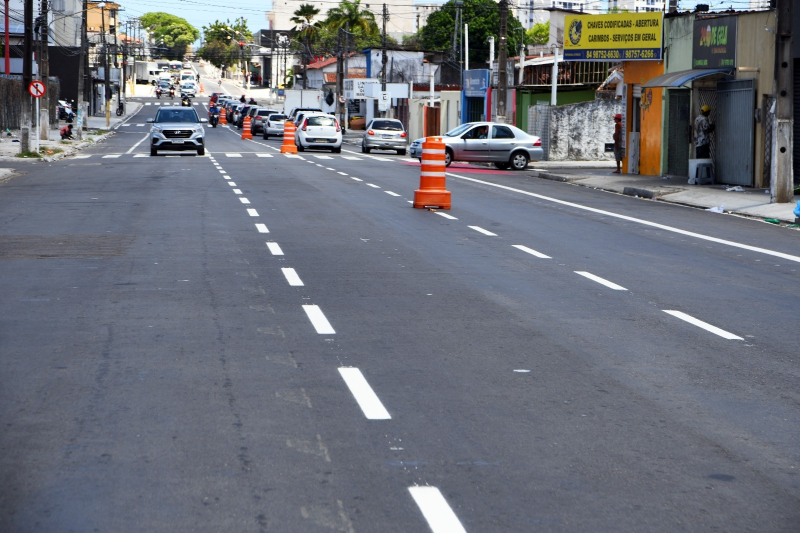
#> input picture raspberry_codes/Testes_opencv/img.jpg, 1600 x 1066 px, given in place of the camera (shown at 1/2 size)
$ python main.py
#> lines starting #> are read from the running program, lines starting #| are printed output that depends on the picture; after the words box and inside, x2 and y2 are one past the last pixel; in counts of white or black regions, pixels touching at a corner belong together
### raspberry_codes/Testes_opencv/imgpros.py
import cv2
import numpy as np

import cv2
import numpy as np

def processing(img):
    # 1. Converter para HLS de uma só vez (já era rápido)
    hls_img = cv2.cvtColor(img, cv2.COLOR_BGR2HLS)

    # Extrair o canal L (Luminosidade) para facilitar a manipulação
    # hls_img é um array NumPy de shape (altura, largura, 3)
    # hls_img[:, :, 1] seleciona o canal de índice 1 (L) para todos os pixels
    h_channel = hls_img[:, :, 0]
    l_channel = hls_img[:, :, 1].astype(np.float32) # Converte para float para a divisão
    s_channel = hls_img[:, :, 2]

    # 2. Otimização 1: Substituir o primeiro loop `for` por máscaras NumPy
    # Criar uma máscara booleana para pixels onde a luminosidade > 220
    mask_bright = l_channel > 220

    # Onde a máscara é True (l > 220), definir L para 255
    l_channel[mask_bright] = 255
    # Onde a máscara é False (l <= 220), dividir L por 2
    # O operador '~' inverte a máscara booleana
    l_channel[~mask_bright] /= 2

    # Remontar a imagem HLS com o canal L modificado
    # E converter de volta para inteiro de 8 bits
    final_hls = cv2.merge([h_channel, l_channel.astype(np.uint8), s_channel])

    # 3. Converter de volta para BGR e depois para GRAY (já era rápido)
    bgr_img = cv2.cvtColor(final_hls, cv2.COLOR_HLS2BGR)
    gray_img = cv2.cvtColor(bgr_img, cv2.COLOR_BGR2GRAY)

    # 4. Otimização 2: Substituir o segundo loop `for` por indexação booleana
    # Para todos os pixels com valor >= 200, atribuir 255
    gray_img[gray_img >= 200] = 255
    # Para todos os pixels com valor < 100, atribuir 0
    gray_img[gray_img < 100] = 0

    # 5. Aplicar o detector de bordas Canny (já era rápido)
    # A cópia aqui é desnecessária, Canny não modifica o array de entrada
    edges = cv2.Canny(gray_img, 400, 400)

    return edges, gray_img

### raspberry_codes/Testes_opencv/main.py
import cv2
import numpy as np
import imgpros
#Transforma a imagem em algo legivel para o meu progama( no caso um objeto)
caminho_arquivo = "C:\\Users\\cdavi\\OneDrive\\Documentos\\PlatformIO\\Projects\\teste_semear\\raspberry_codes\\Testes\\image.png"
#image = cv2.imread(caminho_arquivo)
cap = cv2.VideoCapture(0)
while(1):
    ret, image = cap.read()
#> image is the input picture: shape (1066, 1600, 3); mean B, G, R 120.7, 112.2, 108.8
    if image is None:
        print("Imagem não Carregou")
    else:
        #Adquire as Dimensões da imagem (altura e Largura)
        height,width = image.shape[:2]
#> height = 1066; width = 1600
        print(f"Altura {height}, Largura: {width}")
#| Altura 1066, Largura: 1600


        out_raw = image.copy()

        edges , teste = imgpros.processing(out_raw)
#> in processing, `hls_img = cv2.cvtColor(img, cv2.COLOR_BGR2HLS)`: hls_img: shape (1066, 1600, 3); mean of channels 0, 1, 2 101.3, 115.1, 36.6
#> in processing, `h_channel = hls_img[:, :, 0]`:
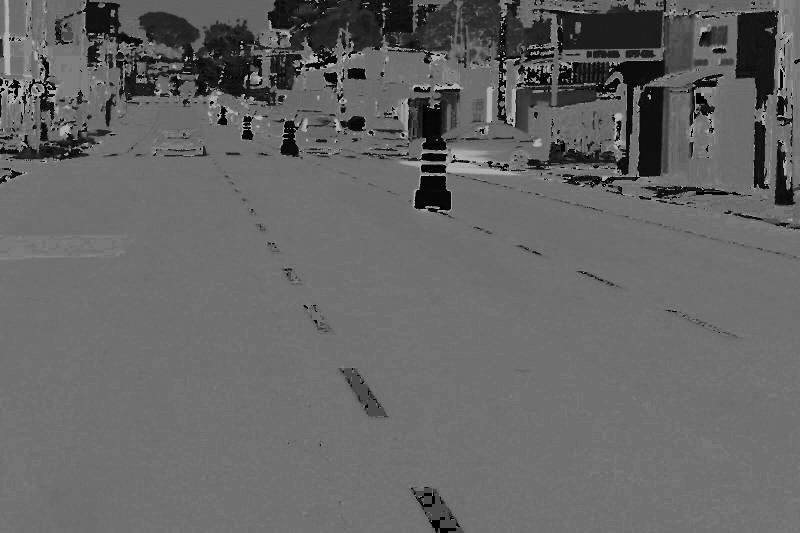
#> h_channel: shape (1066, 1600) (shown at 1/2 size); min 0, max 180, mean 101.3
#> in processing, `s_channel = hls_img[:, :, 2]`:
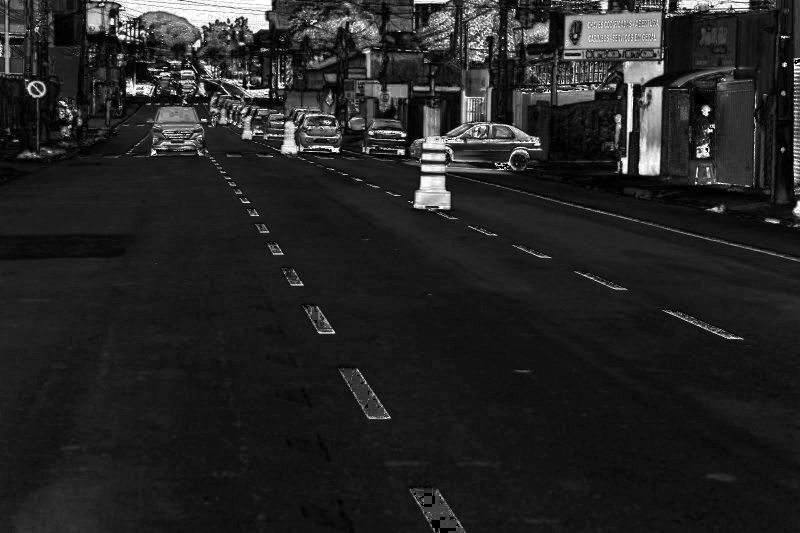
#> s_channel: shape (1066, 1600) (shown at 1/2 size); min 0, max 255, mean 36.6
#> in processing, `mask_bright = l_channel > 220`:
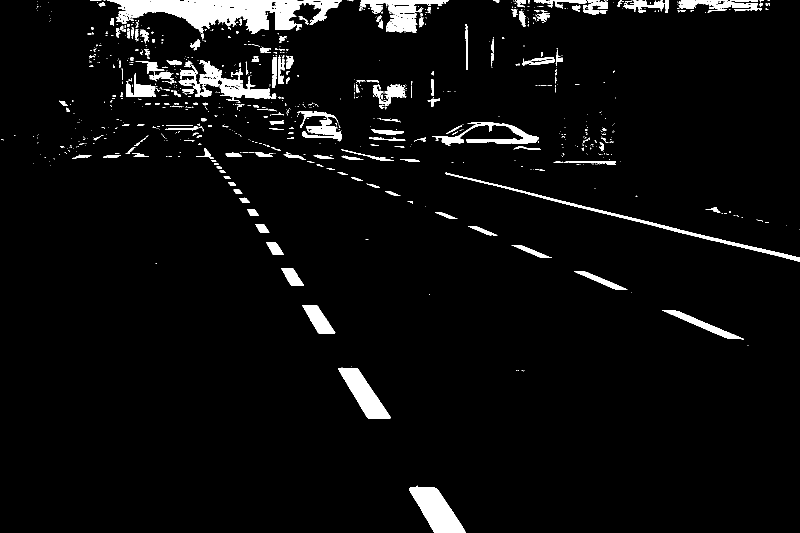
#> mask_bright: shape (1066, 1600) bool (shown at 1/2 size); 4.4% white; 958 white regions (744 under 20 px), largest, box (x1, y1, x2, y2) and area: (214, 0, 677, 68) 15586, (818, 971, 932, 1066) 5584, (676, 735, 781, 838) 4475
#> in processing, `l_channel[mask_bright] = 255`: l_channel: shape (1066, 1600) float32; min 0, max 255, mean 115.8
#> in processing, `final_hls = cv2.merge([h_channel, l_channel.astype(np.uint8), s_channe..`: final_hls: shape (1066, 1600, 3); mean of channels 0, 1, 2 101.3, 63.3, 36.6
#> in processing, `bgr_img = cv2.cvtColor(final_hls, cv2.COLOR_HLS2BGR)`:
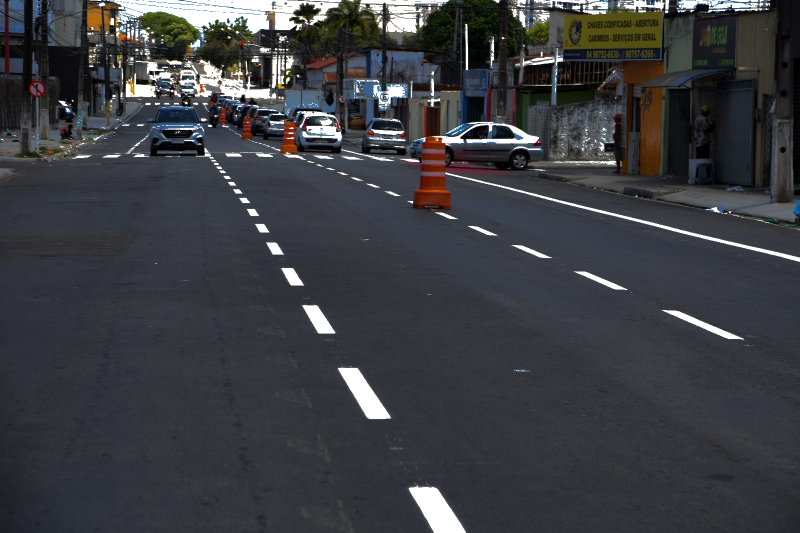
#> bgr_img: shape (1066, 1600, 3) (shown at 1/2 size); mean B, G, R 66.4, 61.8, 60.1
#> in processing, `gray_img[gray_img < 100] = 0`:
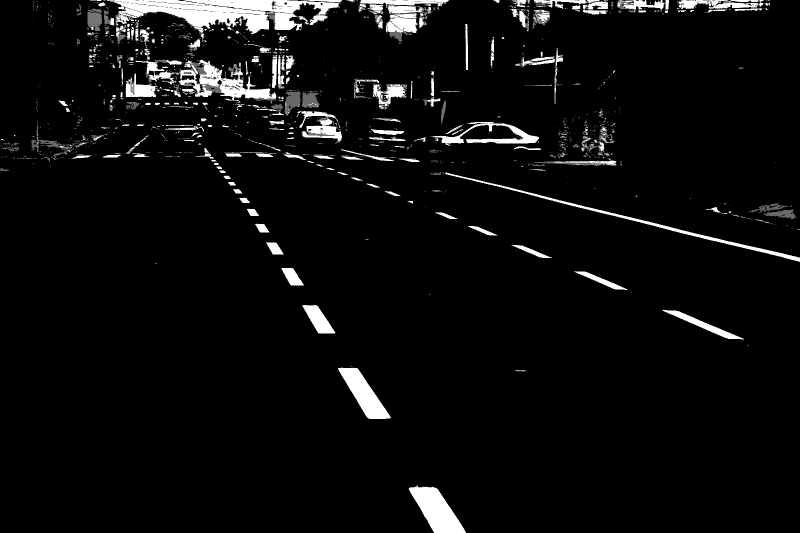
#> gray_img: shape (1066, 1600) (shown at 1/2 size); min 0, max 255, mean 13
#> in processing, `edges = cv2.Canny(gray_img, 400, 400)`:
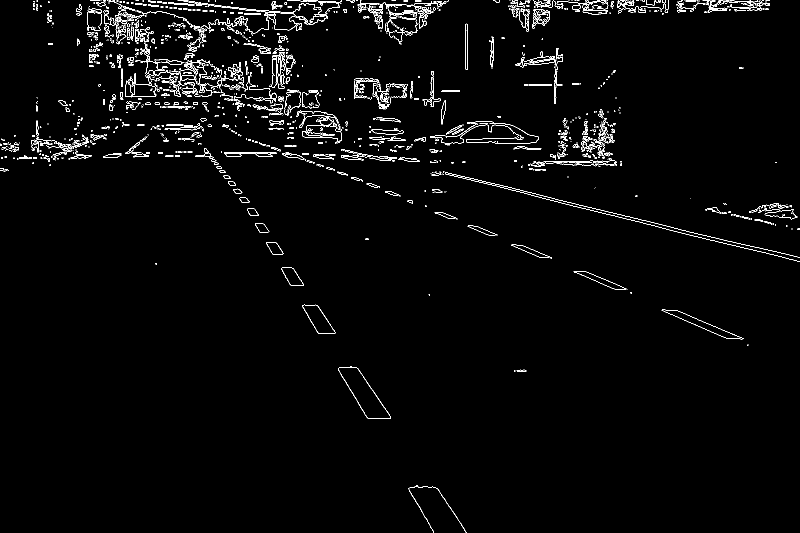
#> edges: shape (1066, 1600) (shown at 1/2 size); 2.1% white in thin lines or dots

        lines = cv2.HoughLinesP(edges,1,(np.pi/180),100,minLineLength=100,maxLineGap=45)
#> lines = 244 rows, first 6: [879, 344, 1115, 403], [1062, 390, 1463, 490], [929, 353, 1221, 425], [491, 304, 809, 315], [1023, 20, 1522, 11], [1034, 9, 1539, 0]
        try:
            for line in lines:
                x_1,y_1,x_2,y_2 = line[0]
                cv2.line(out_raw,(x_1,y_1),(x_2,y_2),(200,0,170),4)
#> this loop made 244 passes
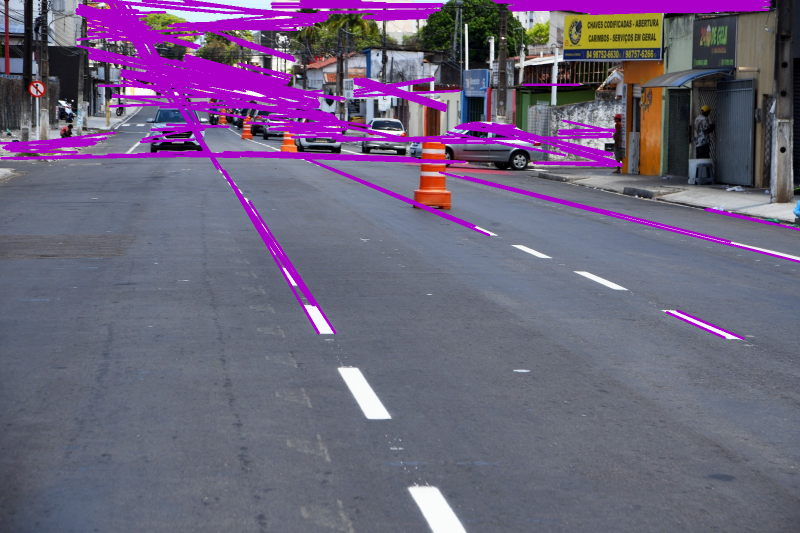
#> out_raw: shape (1066, 1600, 3) (shown at 1/2 size); 8.2% of pixels changed, all inside (x1, y1, x2, y2) = (0, 0, 1600, 680)
        except Exception as e:
            print(e)

        cv2.imshow("Testes2", teste)
        cv2.imshow("Testes", edges)
        cv2.imshow("Teste", out_raw)
        k = cv2.waitKey(30) & 0xff
#> (key Esc is pressed here)
        if k == 27:
            break

# Close the window
cap.release()
# De-allocate any associated memory usage
cv2.destroyAllWindows()

$ run again, on raspberry_codes/Testes_opencv/image.png
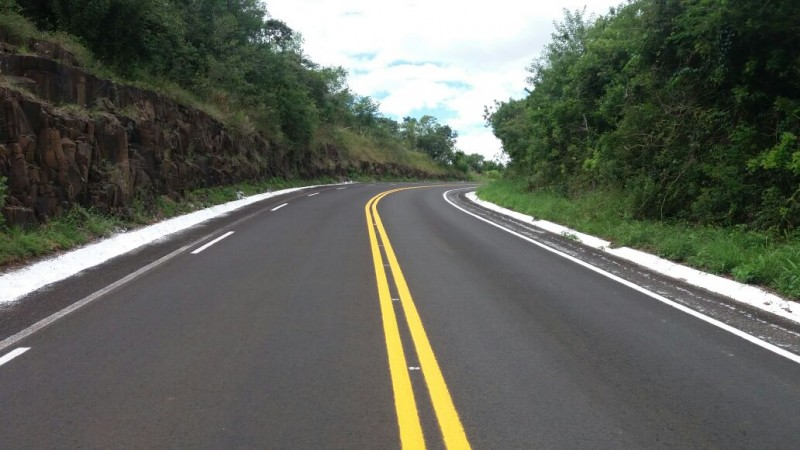
#> input picture raspberry_codes/Testes_opencv/image.png, 800 x 450 px, given in place of the camera
#> image is the input picture: shape (450, 800, 3); mean B, G, R 89.5, 99, 95.5
#| Altura 450, Largura: 800
#> hls_img: shape (450, 800, 3); mean of channels 0, 1, 2 63.4, 94.7, 42
#> in processing, `mask_bright = l_channel > 220`:
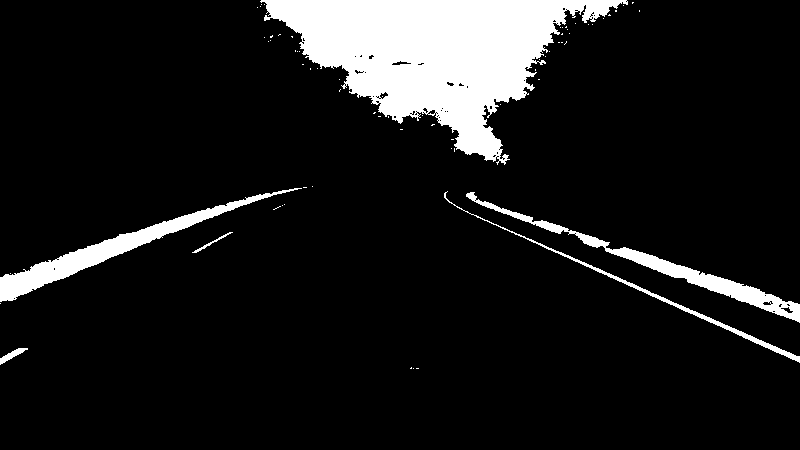
#> mask_bright: shape (450, 800) bool; 10.4% white; 68 white regions (62 under 20 px), largest, box (x1, y1, x2, y2) and area: (260, 0, 628, 165) 27656, (0, 188, 302, 302) 4457, (466, 192, 800, 323) 3608, (444, 191, 800, 363) 1248, (0, 348, 28, 365) 162, (192, 232, 233, 253) 98
#> final_hls: shape (450, 800, 3); mean of channels 0, 1, 2 63.4, 60.7, 42
#> edges: shape (450, 800); 1.5% white in thin lines or dots
#> lines = [[368, 202, 424, 448], [515, 218, 799, 322], [536, 244, 799, 362], [445, 200, 765, 342], [365, 206, 403, 449], [465, 195, 799, 303], [370, 199, 445, 443], [0, 303, 280, 190], [372, 198, 465, 438], [9, 272, 208, 207]]
#> the loop `for line in lines:` made 10 passes
#> after the loop `for line in lines:`:
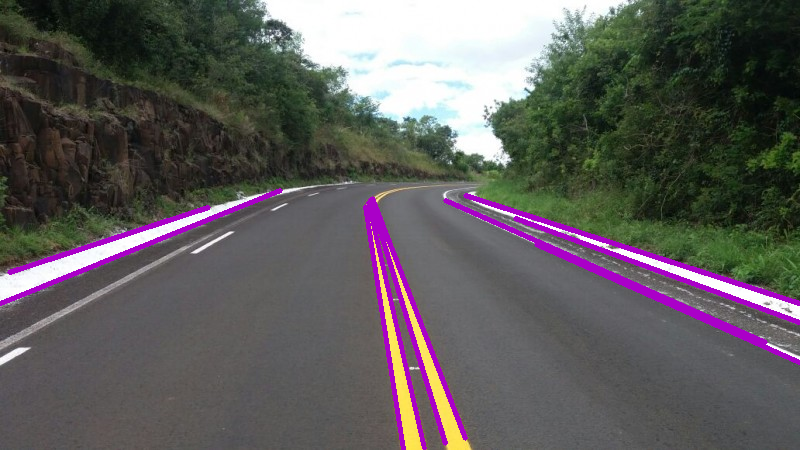
#> out_raw: shape (450, 800, 3); 3.88% of pixels changed, all inside (x1, y1, x2, y2) = (0, 188, 800, 450)
